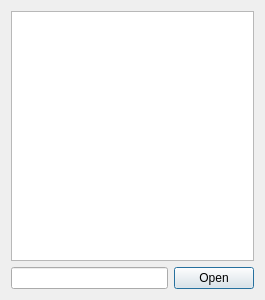
<?xml version="1.0" encoding="UTF-8"?>
<ui version="4.0">
 <class>Dialog</class>
 <widget class="QDialog" name="Dialog">
  <property name="windowModality">
   <enum>Qt::ApplicationModal</enum>
  </property>
  <property name="geometry">
   <rect>
    <x>0</x>
    <y>0</y>
    <width>265</width>
    <height>300</height>
   </rect>
  </property>
  <property name="windowTitle">
   <string>Dialog</string>
  </property>
  <layout class="QVBoxLayout" name="verticalLayout">
   <item>
    <widget class="QTreeView" name="FileBrowser"/>
   </item>
   <item>
    <layout class="QHBoxLayout" name="horizontalLayout">
     <item>
      <widget class="QLineEdit" name="FileName"/>
     </item>
     <item>
      <widget class="QPushButton" name="Open">
       <property name="text">
        <string>Open</string>
       </property>
      </widget>
     </item>
    </layout>
   </item>
  </layout>
 </widget>
 <resources/>
 <connections/>
</ui>
